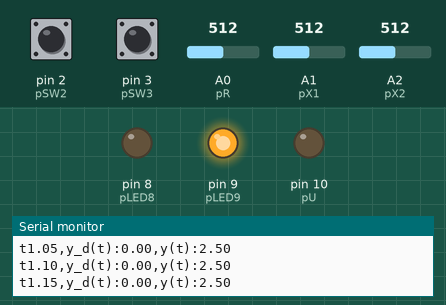
Simulated run of this sketch. Board: Arduino Uno, built with avr-gcc and run on an emulated ATmega328P. On the bench: output pins drawn as LEDs (lit = HIGH), the last lines printed to the serial monitor. Dashed ring = blinking. The inputs (shaded band) are chosen by the test bench; at power-on: pin 2 (pSW2) LOW, pin 3 (pSW3) LOW, A0 (pR) = 512, A2 (pX2) = 512, A1 (pX1) = 512.

Above: at 1.2 s.
1.3 s: pin 2 (pSW2) pulled HIGH for 0.15 s
At 1.9 s:
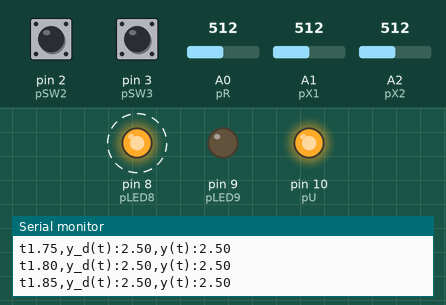
4.3 s: pin 3 (pSW3) pulled HIGH for 0.15 s
At 5.3 s:
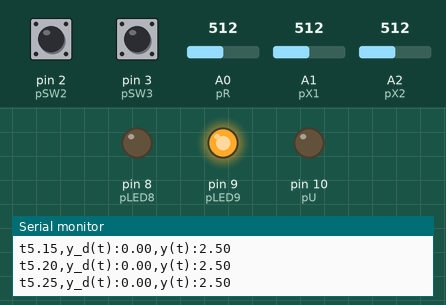
5.9 s: pin 2 (pSW2) pulled HIGH for 1 s
At 6.6 s:
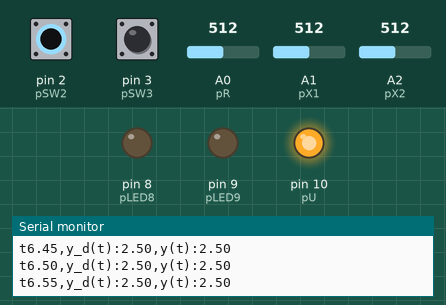
8.9 s: A0 (pR) set to 349
11.9 s: A0 (pR) set to 329
At 12.4 s:
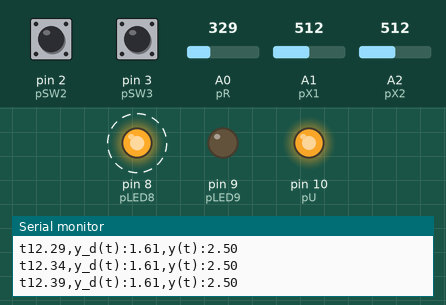
14.9 s: A2 (pX2) set to 1010
At 15.5 s:
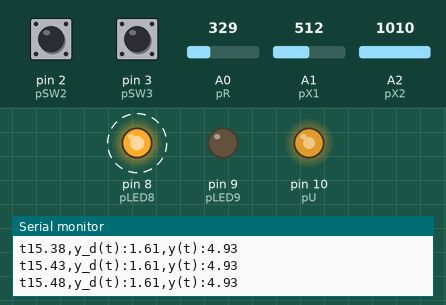
Timing chart, 0 to 18.9 s (numbered marks = the images above; inputs shaded):
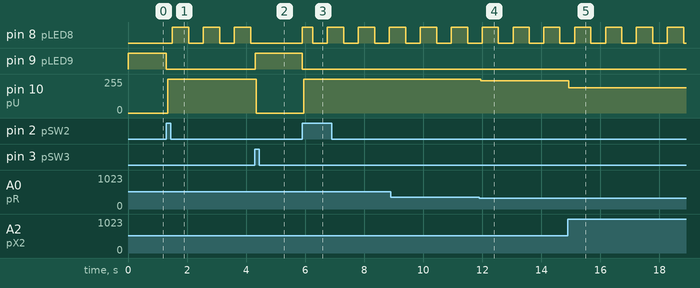

Measured:
- the behaviour switches between 342 and 341 on A0 (pR) (found by bisection; images 3 and 4)
- after the input at 1.3 s, pin 8 (pLED8): alternates HIGH for 0.55 s and LOW for 0.50 s, starting after 0.20 s; pin 9 (pLED9): HIGH → LOW at once; pin 10 (pU): 0/255 → 255/255 after 0.05 s
- after the input at 4.3 s, pin 8 (pLED8): stays LOW (without the input it goes to HIGH after 0.35 s); pin 9 (pLED9): LOW → HIGH at once; pin 10 (pU): 255/255 → 0/255 after 0.05 s
- after the input at 5.9 s, pin 8 (pLED8): LOW → HIGH at once, then repeats every 1.1 s: LOW 0.50 s, HIGH 0.55 s; pin 9 (pLED9): HIGH → LOW at once; pin 10 (pU): 0/255 → 255/255 after 0.05 s
- after the input at 11.9 s, pin 10 (pU): 255/255 → 241/255 at once
- after the input at 14.9 s, pin 10 (pU): 241/255 → 190/255 at once

The sketch:

3-Control-LQR-RC2.ino
```cpp
// Control-Observador-RC-RC

// ******************************************************** //
//                                                          //
// Control por asignación de polos para circuito RC-RC      //
//                                                          //
// Noviembre 13 del 2022, MAPG, EAG                         //
//                                                          //
// Instrucciones                                            //
//                                                          //
// Modificar solamente:                                     //
//    Polos de control                                      //
//    Polos de observador                                   //
//    Modelo Valores de R1, C1, R2, C2 en planta            //
//    Muestreo                                              //
//                                                          //
// ******************************************************** //


// ******************************************************** //
//---------- Polos de observador   --------//               //
// ******************************************************** //
  #define b1r -10                        // Real polo 1     //
  #define b1i   0                        // Imag polo 1     //
  #define b2r -10                        // Real polo 2     //
  #define b2i   0                        // Imag polo 2     //
// ******************************************************** //


// ******************************************************** //
//----------  Valores de R1, C1, R2, C2 en planta  -------- //
// ******************************************************** //
  #define R1 1000000                                        //
  #define R2 1000000                                        //
  #define R3 1000000
  #define C1 0.000001                                       //
  #define C2 0.000001                                       //
// ******************************************************** //


// ******************************************************** //
//----------  Muestreo  --------//                          //
// ******************************************************** //
  unsigned long TS = 50;      // Muestreo TS miliseg        //
  float Tseg = 0.05;          // Muestreo en Tseg segundos  //
// ******************************************************** //

                             // Fin de parámetros modificables


// ******************************************************** //
//----------  Definiciones  --------//                      //
// ******************************************************** //


// ******************************************************** //
//----------  Constantes  --------//                        //
// ******************************************************** //


//---------- Definición Pines IO analogicos--------//
  #define pR 0                // pin de referencia
  #define pX1 1               // pin de estado 1
  #define pX2 2               // pin de estado 2
  #define pU 10               // pin de salida de control (entrada a planta)

//---------- Definición Pines IO discretos--------//
  #define pLED8 8             // LED 8 en tarjeta
  #define pLED9 9             // LED 9 en tarjeta
  #define pSW2 2              // SW 2 en tarjeta
  #define pSW3 3              // SW 3 en tarjeta

//---------- Escalamientos para analogicas de 0 a 5 V --------//
  #define mX 0.004882813      // Pendiente 0-1023 -> 0 - 5
  #define bX 0                // Ajuste cero para 0-1023 -> 0 - 5
  #define mU 51               // Pendiente 0 - 5 -> 0 - 1023
  #define bU 0                // Ajuste cero 0 - 5 -> 0 - 1023


// ******************************************************** //
//----------  Variables globales  --------//                //
// ******************************************************** //


//---------- Ganancias de Controlador --------//
  float Kp = 0;
  float K1 = 0;
  float K2 = 0;

//---------- Ganancias de Observador --------//
  float H1 = 0;
  float H2 = 0;

//---------- Tiempo --------//
  unsigned long TS_code = 0;  // Tiempo que tarda programa
  unsigned long TIC = 0;      // Estampa de tiempo inicio ciclos
  unsigned long TC = 0;       // Faltante para TS

//----------  Señales --------//
  float R = 0;                // Referencia
  float Y = 0;                // Salida
  float X1 = 0;               // Estado 1
  float X2 = 0;               // Estado 2
  float U = 0;                // Salida control
  int Ui = 0;                 // Salida control tarjeta

//----------  Observador --------//

//-- Estados obs --//
  float XeR1 = 0;             // Estado estimado 1 en k, Xe1[k]
  float XeR2 = 0;             // Estado estimado 2 en k, Xe2[k]

//-- Modelo obs --//
  // Matriz A
  float Am11 = 0;
  float Am12 = 0;
  float Am21 = 0;
  float Am22 = 0;
  // Matriz B
  float Bm1 = 0;
  float Bm2 = 0;

//---------- Otros --------//
  bool Habilitado = 0;        // Señal {0,1} para entradas escalón


// ******************************************************** //
//----------  Librerias  --------//                      //
// ******************************************************** //


  #include <SoftwareSerial.h>


// ******************************************************** //
//---------- Rutinia de inicio --------//                   //
// ******************************************************** //


void setup() {
  //--Inicia serial--//
  Serial.begin(9600);

  //--Configura pines digitales--//
  pinMode(2, INPUT);
  pinMode(3, INPUT);
  pinMode(8, OUTPUT);
  pinMode(9, OUTPUT);

  //-- Determina ganancias --//
  // Factores comunes
  float p11 = R1*C1;
  float p12 = R1*C2;
  float p21 = R2*C1;
  float p22 = R2*C2;
  float p32 = R3*C2;
  float sum_b = -(b1r  + b2r);
  float prod_b = b1r*b2r - b1i*b2i;
  // Planta
  Am11 = -1/p11 - 1/p21;
  Am12 = 1/p21;
  Am21 = 1/p22;
  // Am22 = -1/p22;
  Am22 = -1/p22 - 1/p32;
  Bm1 = 1/p11;
  Bm2 = 0;
  // Ganancias de Controlador
  K1 = 0.41421356;
  K2 = 0.41421356;
  Kp = K1 + K2 + 1 + (K1*R2+R1+R2)/R3;
  // Ganancias de Observador
  H2 = sum_b - 1/p11 - 1/p21 - 1/p22 - 1/p32;
  H1 = p22*(prod_b - 1/(p11*p22) -1/(p11*p32) - 1/(p21*p22) - 1/(p21*p32) - H2/p11 - H2/p21 + 1/(p21*p22));
}


// ******************************************************** //
//---------- Rutinia principal  --------//                  //
// ******************************************************** //


void loop() {
  proc_entradas();                    // Procesamiento de Entradas
  observador();                       // Observador
  control();                          // Control
  proc_salidas();                     // Procesado de Salidas
  coms_arduino_ide();               // Comunicaciones
  // coms_python(&R,&Y,&U);
  espera();
}


// ******************************************************** //
//---------- Rutinias de control y observador--------       //
// ******************************************************** //


//-- Control --//
void control(){
  // Ley de control
    // U = Kp*R - K1*XeR1 - K2*XeR2;       // Ley de control retro estado estimado
    U = Kp*R - K1*analogRead(pX1)*mX+bX - K2*analogRead(pX2)*mX+bX;

  // Saturacion
  if(U >= 5.0) U = 5.0;               // Saturacion de control en rango 0 a 5V
  else if(U < 0) U = 0;
}


//-- Observador para estimar X1 --//
void observador(){
  // Dinamica observador
  float f1 = Am11*XeR1 + Am12*XeR2 + Bm1*U + H1*(Y-XeR2);     // Dinamica estado 1 observador
  float f2 = Am21*XeR1 + Am22*XeR2 + Bm2*U + H2*(Y-XeR2);     // Dinamica estado 2 observador

  // Integracion Euler
  float XeN1 = XeR1 + Tseg*f1;              // Integrador estado 1 mediante Euler
  float XeN2 = XeR2 + Tseg*f2;              // Integrador estado 2 mediante Euler
  XeR1 = XeN1;
  XeR2 = XeN2;

  // Los estados del observador no ocupan saturación porque están en float
}


// ******************************************************** //
//---------- Rutinias de IO y control de tiempo     --------//
// ******************************************************** //


//-- Procesado de entradas --//
void proc_entradas(){
  // No se ocupa leer X1 (Vc1) porque se estima con observador
  // X1 = analogRead(pX1)*mX+bX;            // Lectura de salida de planta en pin pX3
  X2 = analogRead(pX2)*mX+bX;               // Lectura de salida de planta en pin pX2
  R = Habilitado*(analogRead(pR)*mX+bX);    // Lectura de referencia en pin pR, Habilitado = {0,1} es para escalones
  Y = X2;
}


//-- Procesado de salidas --//
void proc_salidas(){
  Ui = int(U*mU+bU);                    // Escalamiento
  analogWrite(pU, Ui);                  // Salida PWM en pin pU
  botonesyleds();                       // Manejo de IO discretas
}


//-- Memoria {0,1} para entrada escalón --//
void botonesyleds(){

  static int n = 0;
  if(n >= 1000/TS) n=0;                                // Señal cuadrada para led blink
  else n = n+1;

  if(digitalRead(pSW2) == 1) Habilitado = 1;      // Memoria on/off en Habilitado
  else if(digitalRead(pSW3) == 1) Habilitado = 0; // Set con SW2. Reset con SW3

  if(n >= 500/TS && Habilitado == 1) digitalWrite(pLED8,HIGH); // Led blink en LED8
  else digitalWrite(pLED8, LOW);                           // Cuando Habilitado = 1

  if(Habilitado == 0) digitalWrite(pLED9,HIGH);            // LED9 = 1
  else digitalWrite(pLED9, LOW);                           // Cuando Habilitado = 0
}


//-- Para muestreo uniforme --//
void espera(){
  TS_code = millis()- TIC;                 // Tiempo de ciclo
  TC = TS - TS_code;                       // Calcula altante para TS
  if (TS_code < TS) delay(TC);             // Espera para completar ciclo de TS
  TIC = millis();
}


//-- Comunicación con monitor --//
void coms_arduino_ide(){
  float t = TIC/1000.0;

  Serial.print("t");
  Serial.print(t);
  Serial.print(",");
  Serial.print("y_d(t):");            // Referencia
  Serial.print(R);                    // Referencia
  Serial.print(",");                  // Separador
  Serial.print("y(t):");              // Salida
  Serial.println(Y);                  // Salida (terminar con "serial.println")
}


void coms_python(float* Rp, float* Yp, float* Up)
{
  byte* byteData1 = (byte*)(Rp);
  byte* byteData2 = (byte*)(Yp);
  byte* byteData3 = (byte*)(Up);
  byte buf[12] = {byteData1[0], byteData1[1], byteData1[2], byteData1[3],
                 byteData2[0], byteData2[1], byteData2[2], byteData2[3],
                 byteData3[0], byteData3[1], byteData3[2], byteData3[3]};
  Serial.write(buf, 12);
}
```
